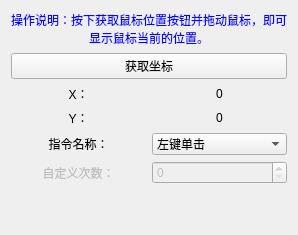
     <widget class="QWidget" name="tab_2">
      <attribute name="title">
       <string>坐标点击</string>
      </attribute>
      <layout class="QHBoxLayout" name="horizontalLayout_3">
       <item>
        <layout class="QGridLayout" name="gridLayout_2">
         <item row="2" column="0">
          <widget class="QLabel" name="label_22">
           <property name="enabled">
            <bool>false</bool>
           </property>
           <property name="text">
            <string>自定义次数：</string>
           </property>
           <property name="alignment">
            <set>Qt::AlignCenter</set>
           </property>
          </widget>
         </item>
         <item row="1" column="0">
          <widget class="QLabel" name="label_11">
           <property name="text">
            <string>指令名称：</string>
           </property>
           <property name="alignment">
            <set>Qt::AlignCenter</set>
           </property>
          </widget>
         </item>
         <item row="1" column="1">
          <widget class="QComboBox" name="comboBox_3">
           <item>
            <property name="text">
             <string>左键单击</string>
            </property>
           </item>
           <item>
            <property name="text">
             <string>左键双击</string>
            </property>
           </item>
           <item>
            <property name="text">
             <string>右键单击</string>
            </property>
           </item>
           <item>
            <property name="text">
             <string>右键双击</string>
            </property>
           </item>
           <item>
            <property name="text">
             <string>左键（自定义次数）</string>
            </property>
           </item>
          </widget>
         </item>
         <item row="0" column="0" colspan="2">
          <layout class="QVBoxLayout" name="verticalLayout_3">
           <item>
            <widget class="QLabel" name="label_6">
             <property name="palette">
              <palette>
               <active>
                <colorrole role="WindowText">
                 <brush brushstyle="SolidPattern">
                  <color alpha="255">
                   <red>0</red>
                   <green>0</green>
                   <blue>255</blue>
                  </color>
                 </brush>
                </colorrole>
                <colorrole role="Text">
                 <brush brushstyle="SolidPattern">
                  <color alpha="255">
                   <red>0</red>
                   <green>0</green>
                   <blue>255</blue>
                  </color>
                 </brush>
                </colorrole>
                <colorrole role="PlaceholderText">
                 <brush brushstyle="SolidPattern">
                  <color alpha="128">
                   <red>0</red>
                   <green>0</green>
                   <blue>255</blue>
                  </color>
                 </brush>
                </colorrole>
               </active>
               <inactive>
                <colorrole role="WindowText">
                 <brush brushstyle="SolidPattern">
                  <color alpha="255">
                   <red>0</red>
                   <green>0</green>
                   <blue>255</blue>
                  </color>
                 </brush>
                </colorrole>
                <colorrole role="Text">
                 <brush brushstyle="SolidPattern">
                  <color alpha="255">
                   <red>0</red>
                   <green>0</green>
                   <blue>255</blue>
                  </color>
                 </brush>
                </colorrole>
                <colorrole role="PlaceholderText">
                 <brush brushstyle="SolidPattern">
                  <color alpha="128">
                   <red>0</red>
                   <green>0</green>
                   <blue>255</blue>
                  </color>
                 </brush>
                </colorrole>
               </inactive>
               <disabled>
                <colorrole role="WindowText">
                 <brush brushstyle="SolidPattern">
                  <color alpha="255">
                   <red>120</red>
                   <green>120</green>
                   <blue>120</blue>
                  </color>
                 </brush>
                </colorrole>
                <colorrole role="Text">
                 <brush brushstyle="SolidPattern">
                  <color alpha="255">
                   <red>120</red>
                   <green>120</green>
                   <blue>120</blue>
                  </color>
                 </brush>
                </colorrole>
                <colorrole role="PlaceholderText">
                 <brush brushstyle="SolidPattern">
                  <color alpha="128">
                   <red>0</red>
                   <green>0</green>
                   <blue>0</blue>
                  </color>
                 </brush>
                </colorrole>
               </disabled>
              </palette>
             </property>
             <property name="text">
              <string>操作说明：按下获取鼠标位置按钮并拖动鼠标，即可显示鼠标当前的位置。</string>
             </property>
             <property name="alignment">
              <set>Qt::AlignCenter</set>
             </property>
             <property name="wordWrap">
              <bool>true</bool>
             </property>
            </widget>
           </item>
           <item>
            <widget class="QPushButton" name="pushButton_4">
             <property name="text">
              <string>获取坐标</string>
             </property>
            </widget>
           </item>
           <item>
            <layout class="QHBoxLayout" name="horizontalLayout">
             <item>
              <widget class="QLabel" name="label_7">
               <property name="text">
                <string>X：</string>
               </property>
               <property name="alignment">
                <set>Qt::AlignCenter</set>
               </property>
              </widget>
             </item>
             <item>
              <widget class="QLabel" name="label_9">
               <property name="text">
                <string>0</string>
               </property>
               <property name="alignment">
                <set>Qt::AlignCenter</set>
               </property>
              </widget>
             </item>
            </layout>
           </item>
           <item>
            <layout class="QHBoxLayout" name="horizontalLayout_2">
             <item>
              <widget class="QLabel" name="label_8">
               <property name="text">
                <string>Y：</string>
               </property>
               <property name="alignment">
                <set>Qt::AlignCenter</set>
               </property>
              </widget>
             </item>
             <item>
              <widget class="QLabel" name="label_10">
               <property name="text">
                <string>0</string>
               </property>
               <property name="alignment">
                <set>Qt::AlignCenter</set>
               </property>
              </widget>
             </item>
            </layout>
           </item>
          </layout>
         </item>
         <item row="2" column="1">
          <widget class="QSpinBox" name="spinBox_2">
           <property name="enabled">
            <bool>false</bool>
           </property>
           <property name="layoutDirection">
            <enum>Qt::LeftToRight</enum>
           </property>
           <property name="alignment">
            <set>Qt::AlignLeading|Qt::AlignLeft|Qt::AlignVCenter</set>
           </property>
           <property name="maximum">
            <number>999</number>
           </property>
          </widget>
         </item>
         <item row="3" column="1">
          <spacer name="verticalSpacer_5">
           <property name="orientation">
            <enum>Qt::Vertical</enum>
           </property>
           <property name="sizeHint" stdset="0">
            <size>
             <width>20</width>
             <height>40</height>
            </size>
           </property>
          </spacer>
         </item>
        </layout>
       </item>
      </layout>
     </widget>
